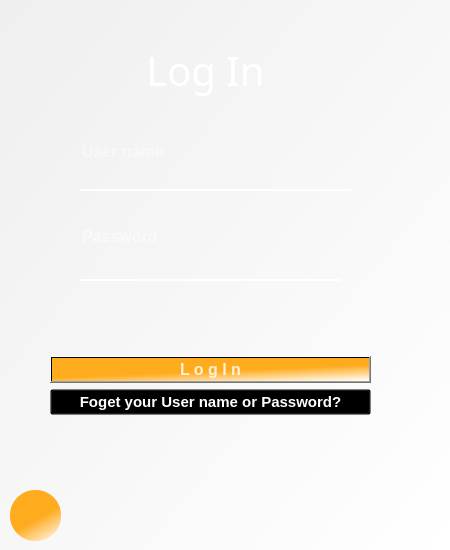
<?xml version="1.0" encoding="UTF-8"?>
<ui version="4.0">
 <class>SignIn</class>
 <widget class="QMainWindow" name="SignIn">
  <property name="geometry">
   <rect>
    <x>0</x>
    <y>0</y>
    <width>450</width>
    <height>550</height>
   </rect>
  </property>
  <property name="windowTitle">
   <string>MainWindow</string>
  </property>
  <property name="styleSheet">
   <string notr="true">color: rgb(170, 49, 1);</string>
  </property>
  <widget class="QWidget" name="centralwidget">
   <widget class="QWidget" name="widget" native="true">
    <property name="geometry">
     <rect>
      <x>0</x>
      <y>0</y>
      <width>450</width>
      <height>550</height>
     </rect>
    </property>
    <property name="styleSheet">
     <string notr="true">QPushButton#pushButton_4{ 
font: 12pt &quot;Social Media Circled&quot;;
background-color: rgba(0,0,0,0);
color:rgba(255,255,255,255);
}
QPushButton#pushButton_4:hover{ 
color:rgba(155,168,182,210)
}
QPushButton#pushButton_4:pressed{ 
padding-left:5px;
padding-top:5px;
color:rgba(115 ,128,142,210);
}

QPushButton#pushButton_2{ 
font: 12pt &quot;Social Media Circled&quot;;
background-color: rgba(0,0,0,0);
color:rgba(255,255,255,255);
}
QPushButton#pushButton_2:hover{ 
color:rgba(155,168,182,210)
}
QPushButton#pushButton_2:pressed{ 
padding-left:5px;
padding-top:5px;
color:rgba(115 ,128,142,210);
}
QPushButton#pushButton_5{ 
font: 12pt &quot;Social Media Circled&quot;;
background-color: rgba(0,0,0,0);
color:rgba(255,255,255,255);
}
QPushButton#pushButton_5:hover{ 
color:rgba(155,168,182,220)
}
QPushButton#pushButton_5:pressed{ 
padding-left:5px;
padding-top:5px;
color:rgba(115 ,128,142,255);
}

QPushButton#pushButton_3{ 
font: 12pt &quot;Social Media Circled&quot;;
background-color: rgba(0,0,0,0);
color:rgba(255,255,255,255);
}
QPushButton#pushButton_3:hover{ 
color:rgba(155,168,182,220)
}
QPushButton#pushButton_3:pressed{ 
padding-left:5px;
padding-top:5px;
color:rgba(115 ,128,142,210);
}
QPushButton#ButtonForgetPassword{ 
background-color: rgba(0,0,0,0);
color:rgba(255,255,255,255);
}
QPushButton#ButtonForgetPassword:hover{ 
color:rgba(155,168,182,220)
}
QPushButton#ButtonForgetPassword:pressed{ 
padding-left:5px;
padding-top:5px;
color:rgba(115 ,128,142,255);
}
QPushButton#backButton{ 
border-image: url(:/resource/back-button_93634.png);
background-color: qlineargradient(spread:pad, x1:0.703878, y1:0.472, x2:1, y2:1, stop:0 rgba(255, 171, 30, 255), stop:1 rgba(255, 255, 255, 255));
border-radius:25px;
}
QPushButton#backButton:hover{ 
border-image: url(:/resource/back-button_93634.png);
background-color: qlineargradient(spread:pad, x1:0.703878, y1:0.472, x2:1, y2:1, stop:0 rgba(192, 70, 0, 255), stop:1 rgba(255, 255, 255, 255));
border-radius:25px;
}
QPushButton#backButton:pressed{ 
padding-left:5px;
padding-top:5px;
background-color:rgba(149,8,0,255);
}</string>
    </property>
    <widget class="QLabel" name="label">
     <property name="geometry">
      <rect>
       <x>0</x>
       <y>0</y>
       <width>450</width>
       <height>550</height>
      </rect>
     </property>
     <property name="styleSheet">
      <string notr="true">border-image: url(:/resource/Iphone wallpaper.jfif);
background-color: qlineargradient(spread:pad, x1:0, y1:0, x2:1, y2:1, stop:0 rgba(0, 0, 0, 0), stop:1 rgba(255, 255, 255, 255));</string>
     </property>
     <property name="text">
      <string/>
     </property>
    </widget>
    <widget class="QLabel" name="label_3">
     <property name="geometry">
      <rect>
       <x>80</x>
       <y>40</y>
       <width>251</width>
       <height>61</height>
      </rect>
     </property>
     <property name="font">
      <font>
       <family>Showcard Gothic</family>
       <pointsize>30</pointsize>
       <italic>false</italic>
       <bold>false</bold>
      </font>
     </property>
     <property name="styleSheet">
      <string notr="true">color: rgb(255, 255, 255);
font: 30pt &quot;Showcard Gothic&quot;;</string>
     </property>
     <property name="text">
      <string>&lt;html&gt;&lt;head/&gt;&lt;body&gt;&lt;p align=&quot;center&quot;&gt;Log In&lt;/p&gt;&lt;/body&gt;&lt;/html&gt;</string>
     </property>
    </widget>
    <widget class="QLineEdit" name="lineEditUserName">
     <property name="geometry">
      <rect>
       <x>80</x>
       <y>120</y>
       <width>271</width>
       <height>71</height>
      </rect>
     </property>
     <property name="font">
      <font>
       <pointsize>12</pointsize>
       <bold>true</bold>
      </font>
     </property>
     <property name="styleSheet">
      <string notr="true">background-color:rgba(0,0,0,0);
border:none;
border-bottom:2px solid rgb(255, 255, 255);
color:rgba(255,255,255,230);
padding-bottom:7px;</string>
     </property>
     <property name="text">
      <string/>
     </property>
     <property name="placeholderText">
      <string>User name</string>
     </property>
    </widget>
    <widget class="QLineEdit" name="lineEditPassword">
     <property name="geometry">
      <rect>
       <x>80</x>
       <y>200</y>
       <width>261</width>
       <height>81</height>
      </rect>
     </property>
     <property name="font">
      <font>
       <pointsize>12</pointsize>
       <bold>true</bold>
      </font>
     </property>
     <property name="styleSheet">
      <string notr="true">background-color:rgba(0,0,0,0);
border:none;
border-bottom:2px solid rgb(255, 255, 255);
color:rgba(255,255,255,230);
padding-bottom:7px;</string>
     </property>
     <property name="echoMode">
      <enum>QLineEdit::Password</enum>
     </property>
     <property name="placeholderText">
      <string>Password</string>
     </property>
    </widget>
    <widget class="QWidget" name="layoutWidget">
     <property name="geometry">
      <rect>
       <x>50</x>
       <y>300</y>
       <width>321</width>
       <height>171</height>
      </rect>
     </property>
     <layout class="QVBoxLayout" name="verticalLayout_3">
      <item>
       <layout class="QVBoxLayout" name="verticalLayout_2">
        <item>
         <widget class="QPushButton" name="ButtonLogIn">
          <property name="font">
           <font>
            <pointsize>12</pointsize>
            <bold>true</bold>
           </font>
          </property>
          <property name="styleSheet">
           <string notr="true">QPushButton#ButtonLogIn{ 
background-color: qlineargradient(spread:pad, x1:0.703878, y1:0.472, x2:1, y2:1, stop:0 rgba(255, 171, 30, 255), stop:1 rgba(255, 255, 255, 255));
color:rgba(255,255,255,210);
bolder-radius:5px;
}
QPushButton#ButtonLogIn:hover{ 
background-color: qlineargradient(spread:pad, x1:0.703878, y1:0.472, x2:1, y2:1, stop:0 rgba(192, 70, 0, 255), stop:1 rgba(255, 255, 255, 255));
}
QPushButton#ButtonLogIn:pressed{ 
padding-left:5px;
padding-top:5px;
background-color:rgba(149,8,0,255);
}</string>
          </property>
          <property name="text">
           <string>L o g I n</string>
          </property>
         </widget>
        </item>
        <item>
         <widget class="QPushButton" name="ButtonForgetPassword">
          <property name="font">
           <font>
            <family>Segoe UI</family>
            <pointsize>11</pointsize>
            <italic>false</italic>
            <bold>true</bold>
           </font>
          </property>
          <property name="styleSheet">
           <string notr="true">font: 700 11pt &quot;Segoe UI&quot;;
QPushButton#ButtonForgetPassword{ 
background-color: rgba(0,0,0,0);
color:rgba(85,98,112,255);
}
QPushButton#ButtonForgetPassword:hover{ 
color:rgba(177,168,182,220)
}
QPushButton#ButtonForgetPassword:pressed{ 
padding-left:5px;
padding-top:5px;
color:rgba(115 ,128,142,255);
}</string>
          </property>
          <property name="text">
           <string>Foget your User name or Password?</string>
          </property>
         </widget>
        </item>
       </layout>
      </item>
     </layout>
    </widget>
    <widget class="QPushButton" name="backButton">
     <property name="geometry">
      <rect>
       <x>10</x>
       <y>490</y>
       <width>51</width>
       <height>51</height>
      </rect>
     </property>
     <property name="styleSheet">
      <string notr="true">QPushButton#backButton{ 
border-image: url(:/resource/back-button_93634.png);
background-color: qlineargradient(spread:pad, x1:0.703878, y1:0.472, x2:1, y2:1, stop:0 rgba(255, 171, 30, 255), stop:1 rgba(255, 255, 255, 255));
border-radius:25px;
}
QPushButton#backButton:hover{ 
border-image: url(:/resource/back-button_93634.png);
background-color: qlineargradient(spread:pad, x1:0.703878, y1:0.472, x2:1, y2:1, stop:0 rgba(192, 70, 0, 255), stop:1 rgba(255, 255, 255, 255));
border-radius:25px;
}
QPushButton#backButton:pressed{ 
padding-left:5px;
padding-top:5px;
background-color:rgba(149,8,0,255);
}</string>
     </property>
     <property name="text">
      <string/>
     </property>
    </widget>
   </widget>
  </widget>
 </widget>
 <resources/>
 <connections/>
</ui>
